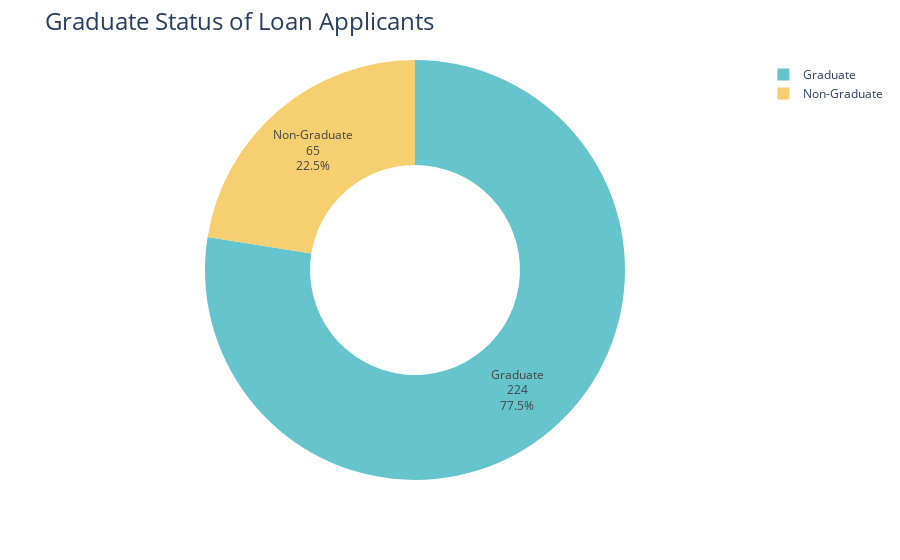

Write notebook code for a chart like this one.
### Code cell
# Display graduated status or not by pie chart

gradStatus = test_data.groupby(['Education']).size()
print(gradStatus)
gradFig = px.pie(gradStatus,  
                   names=['Graduate','Non-Graduate'], 
                   values=gradStatus,
                   hole = .5, 
                   color_discrete_sequence=px.colors.qualitative.Pastel)
gradFig.update_traces( textposition = 'inside', textinfo = 'percent+label+value')
gradFig.update_layout(title_text='Graduate Status of Loan Applicants', title_font=dict(size=24))
gradFig.show()

### Figure 1 — Plotly figure (JSON) as saved in the notebook; plotly's stock layout.template omitted (floating-point values rounded to 4 significant figures)
{"data": [{"domain": {"x": [0, 1], "y": [0, 1]}, "hole": 0.5, "hovertemplate": "label=%{label}<br>value=%{value}<extra></extra>", "labels": ["Graduate", "Non-Graduate"], "legendgroup": "", "name": "", "showlegend": true, "textinfo": "percent+label+value", "textposition": "inside", "type": "pie", "values": [224, 65]}], "layout": {"legend": {"tracegroupgap": 0}, "margin": {"t": 60}, "piecolorway": ["rgb(102, 197, 204)", "rgb(246, 207, 113)", "rgb(248, 156, 116)", "rgb(220, 176, 242)", "rgb(135, 197, 95)", "rgb(158, 185, 243)", "rgb(254, 136, 177)", "rgb(201, 219, 116)", "rgb(139, 224, 164)", "rgb(180, 151, 231)", "rgb(179, 179, 179)"], "title": {"font": {"size": 24}, "text": "Graduate Status of Loan Applicants"}}}
